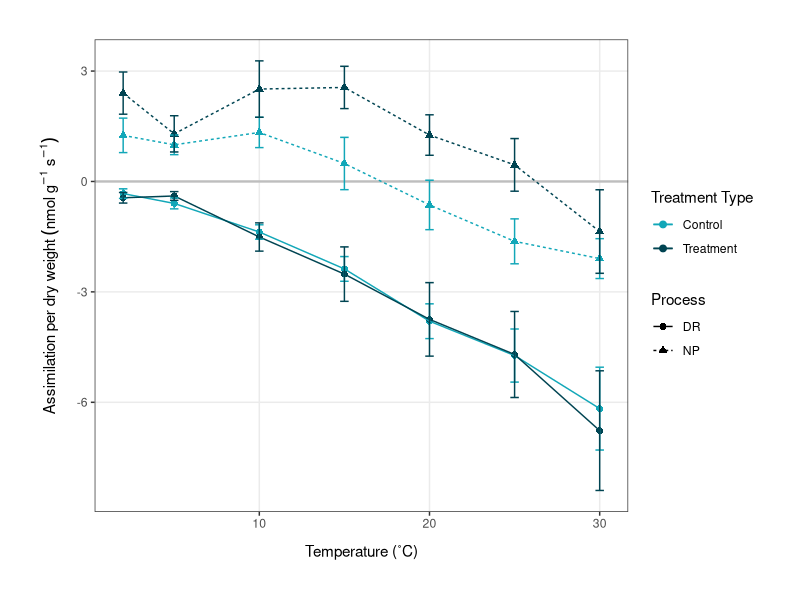
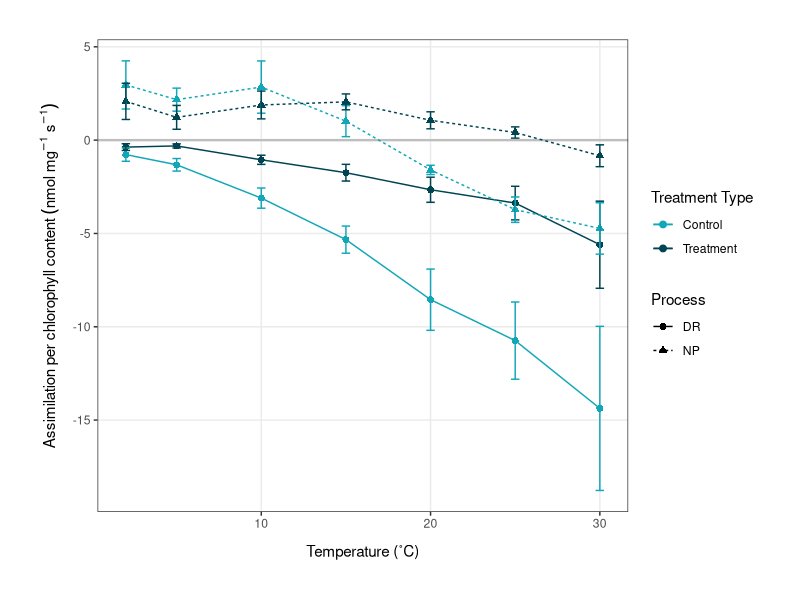
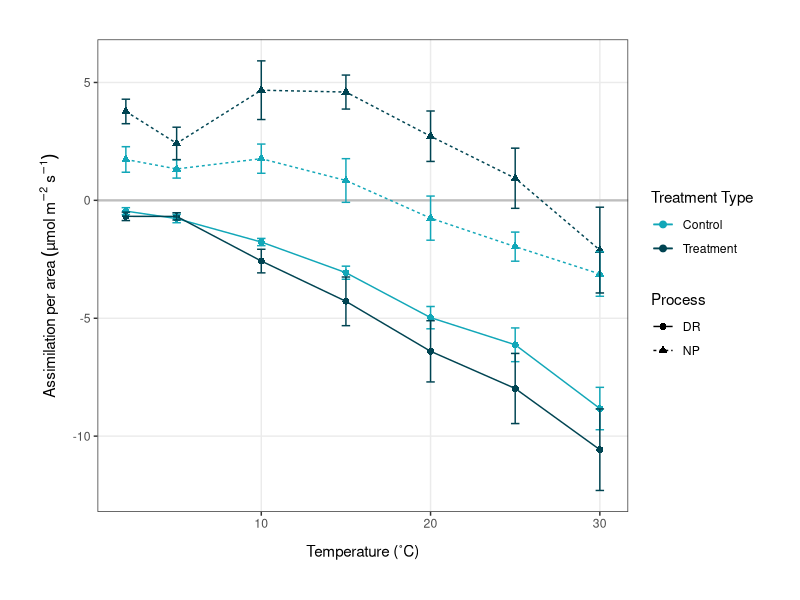
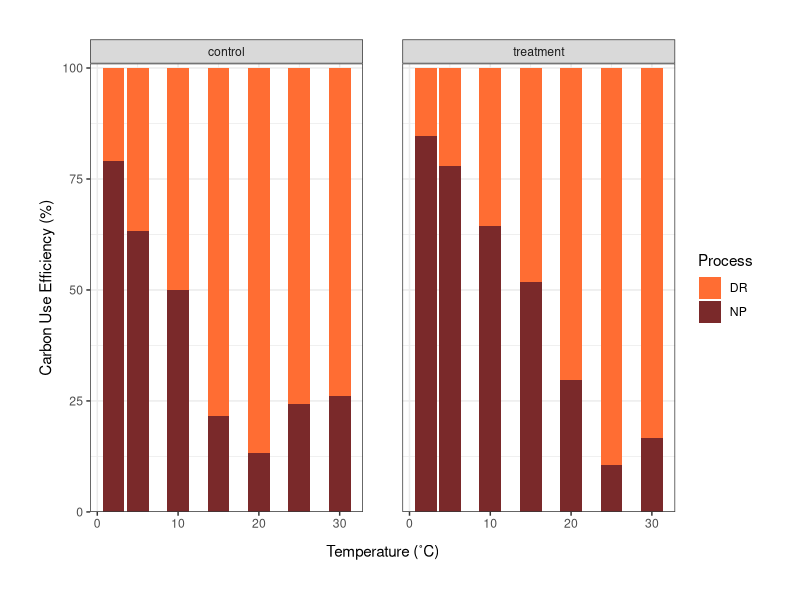
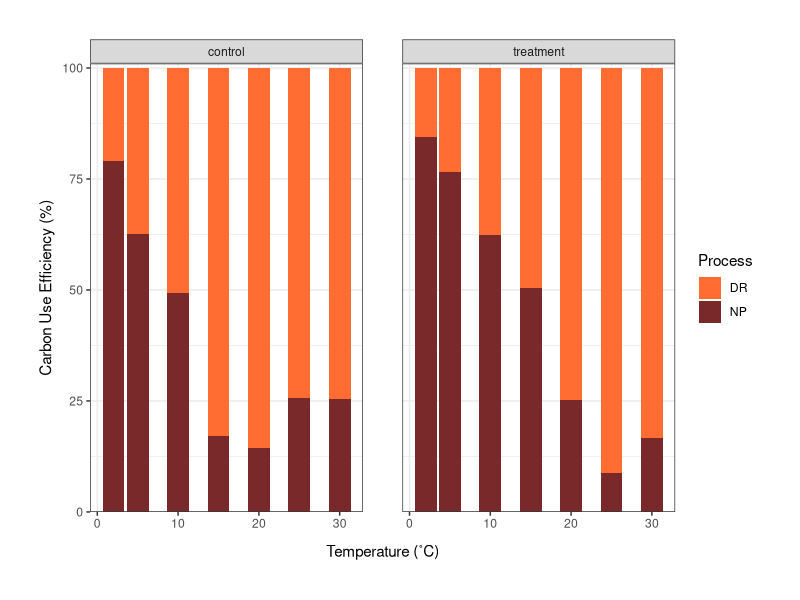
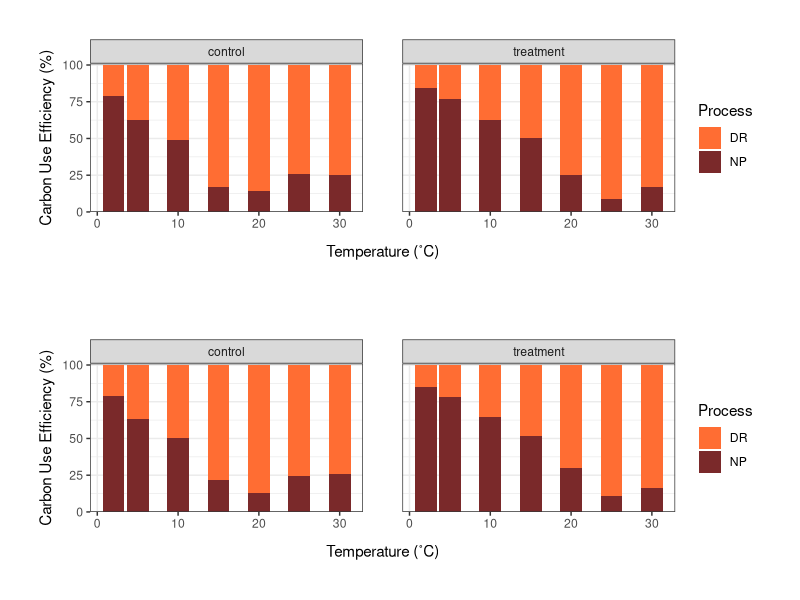
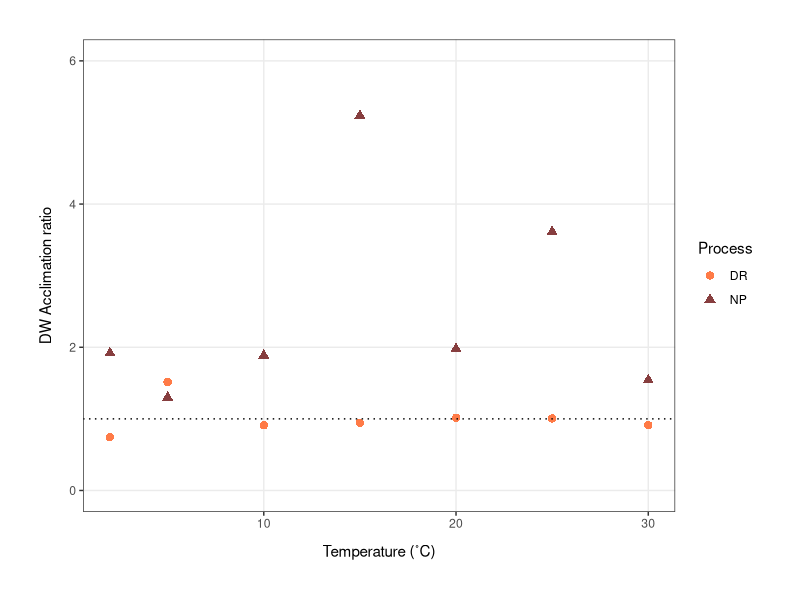
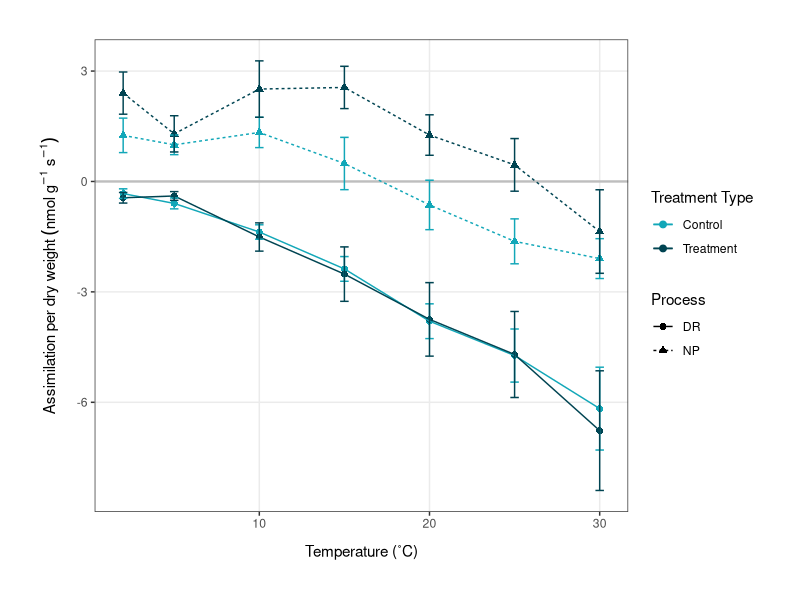

Write R code to recreate these figures, in order. (Note: this script raises an error after producing the figures.)
# Plots for Hallett publication 
# Emma Gemal, s1758915@sms.ed.ac.uk
# University of Edinburgh 

### Library ----
library(tidyverse)
library(lme4)
library(ggeffects)
library(ggpubr)
library(plotrix)
library(gridExtra)
library(patchwork)

### Temperature Response Curves ----
avgdata <- read.csv("Data/np_dr_averages.csv", header = TRUE)
str(avgdata)

avgdata <- avgdata %>% 
              mutate(treatment_type = as.factor(treatment_type),
                     type = as.factor(type))
str(avgdata)

# plotting temperature response curves using dry weight  
(dw_plot <- ggplot(avgdata, aes(x = temp, y = avgDW, color = treatment_type)) +
              geom_hline(yintercept = 0, color = "grey", size = 0.8) +  # optional to keep              
              geom_point(aes(shape = type), size = 2) +
              geom_line(aes(linetype = type)) +
              ylab(label = expression(Assimilation~per~dry~weight~(nmol~g^-1~s^-1))) +
              xlab(label = "Temperature (˚C)") +              
              geom_errorbar(aes(ymin = avgDW-se_DW, ymax = avgDW+se_DW), width = 0.5) +
              theme_bw() +
              theme(axis.title.x = 
                      element_text(margin = margin(t = 10, r = 0, b = 0, l = 0)),
                    axis.title.y = 
                      element_text(margin = margin(t = 0, r = 10, b = 0, l = 0)),
                    panel.grid.minor = element_blank()) +
              theme(plot.margin = unit(c(1, 1, 1, 1), "cm")) + 
              scale_color_manual(values = c("#12A7B8", "#004452"),
                                 name = c("Treatment Type", "Process"),
                                 labels = c("Control", "Treatment")) +
              scale_linetype_discrete(name = c("Process", "Treatment Type")) +
              scale_shape_discrete(name = c("Process", "Treatment Type")))  

ggsave("Figures/t_response_DW.png", plot = dw_plot, 
       width = 6.8, height = 5.2, units = "in")

# plotting curves using chlorophyll content 
(chl_plot <- ggplot(avgdata, aes(x = temp, y = avgChl, color = treatment_type)) +
                geom_hline(yintercept = 0, color = "grey", size = 0.8) +  # optional to keep              
                geom_point(aes(shape = type), size = 2) +
                geom_line(aes(linetype = type)) +
                geom_errorbar(aes(ymin = avgChl-se_Chl, ymax = avgChl+se_Chl), width = 0.5) +
                ylab(label = 
                       expression(Assimilation~per~chlorophyll~content~(nmol~mg^-1~s^-1))) +
                xlab(label = "Temperature (˚C)") +              
                theme_bw() +
                theme(axis.title.x = 
                        element_text(margin = margin(t = 10, r = 0, b = 0, l = 0)),
                      axis.title.y = 
                        element_text(margin = margin(t = 0, r = 7, b = 0, l = 0)), 
                      panel.grid.minor = element_blank()) +
                theme(plot.margin = unit(c(1, 1, 1, 1), "cm")) + 
                scale_color_manual(values = c("#12A7B8", "#004452"),
                                   name = c("Treatment Type", "Process"),
                                   labels = c("Control", "Treatment")) +
                scale_linetype_discrete(name = c("Process", "Treatment Type")) +
                scale_shape_discrete(name = c("Process", "Treatment Type")) +
                scale_y_continuous(breaks = seq(-20, 10, 5)))

ggsave("Figures/t_response_chl.png", plot = chl_plot, 
       width = 6.8, height = 5.2, units = "in")

# plotting curves using surface area  
(sa_plot <- ggplot(avgdata, aes(x = temp, y = avgSA, color = treatment_type)) +
                geom_hline(yintercept = 0, color = "grey", size = 0.8) +  # optional to keep              
                geom_point(aes(shape = type), size = 2) +
                geom_line(aes(linetype = type)) +
                geom_errorbar(aes(ymin = avgSA-se_SA, ymax = avgSA+se_SA), width = 0.5) +
                ylab(label = 
                       expression(Assimilation~per~area~(µmol~m^-2~s^-1))) +
                xlab(label = "Temperature (˚C)") +              
                theme_bw() +
                theme(axis.title.x = 
                        element_text(margin = margin(t = 10, r = 0, b = 0, l = 0)),
                      axis.title.y = 
                        element_text(margin = margin(t = 0, r = 7, b = 0, l = 0)), 
                      panel.grid.minor = element_blank()) +
                theme(plot.margin = unit(c(1, 1, 1, 1), "cm")) + 
                scale_color_manual(values = c("#12A7B8", "#004452"),
                                   name = c("Treatment Type", "Process"),
                                   labels = c("Control", "Treatment")) +
                scale_linetype_discrete(name = c("Process", "Treatment Type")) +
                scale_shape_discrete(name = c("Process", "Treatment Type")) +
                scale_y_continuous(breaks = seq(-20, 10, 5)))

ggsave("Figures/t_response_sa.png", plot = sa_plot, 
       width = 6.8, height = 5.2, units = "in")


### Carbon Gain Efficiency ----
cgain <- read.csv("Data/c_gainSA.csv") 
str(cgain)

# making stacked plots of DR:NP 
(stacked_SA <- ggplot(cgain, aes(x = temp, y = percent, fill = type)) +
                  geom_bar(position = "fill", stat = "identity") +
                  ylab(label = "Carbon Use Efficiency (%)") +
                  xlab(label = "Temperature (˚C)") +              
                  facet_wrap(~treatment_type, nrow = 1) +
                  theme_bw() +
                  theme(axis.title.x = 
                          element_text(margin = margin(t = 10, r = 0, b = 0, l = 0)),
                        axis.title.y = 
                          element_text(margin = margin(t = 0, r = 5, b = 0, l = 0))) +
                  theme(plot.margin = unit(c(1, 1, 1, 1), "cm"),
                        panel.spacing = unit(1, "cm")) + 
                  scale_fill_manual(values = c("#FF6D33", "#7A292A"),
                                    name = "Process") +  # could change the name 
                  scale_y_continuous(expand = expansion(mult = c(0, 0.01)),
                                     labels = scales::percent_format(suffix = "")))  # OR
              #    scale_y_continuous(expand = c(0,0)))

ggsave("Figures/c_gain_SA.png", plot = stacked_SA, 
       width = 7.5, height = 5, units = "in")

# using dry weight instead 
cgain_dw <- read.csv("Data/c_gain_long.csv") 
str(cgain_dw)

# making stacked plots of DR:NP 
(stacked_DW <- ggplot(cgain_dw, aes(x = temp, y = percent, fill = type)) +
                  geom_bar(position = "fill", stat = "identity") +
                  ylab(label = "Carbon Use Efficiency (%)") +
                  xlab(label = "Temperature (˚C)") +              
                  facet_wrap(~treatment_type, nrow = 1) +
                  theme_bw() +
                  theme(axis.title.x = 
                          element_text(margin = margin(t = 10, r = 0, b = 0, l = 0)),
                        axis.title.y = 
                          element_text(margin = margin(t = 0, r = 5, b = 0, l = 0))) +
                  theme(plot.margin = unit(c(1, 1, 1, 1), "cm"),
                        panel.spacing = unit(1, "cm")) + 
                  scale_fill_manual(values = c("#FF6D33", "#7A292A"),
                                    name = "Process") +  # could change the name 
                  scale_y_continuous(expand = expansion(mult = c(0, 0.01)),
                                     labels = scales::percent_format(suffix = "")))  # OR
              #    scale_y_continuous(expand = c(0,0)))

ggsave("Figures/c_gain_DW.png", plot = stacked_DW, 
       width = 7.5, height = 5, units = "in")


grid.arrange(stacked_DW, stacked_SA, nrow = 2)


### Acclimation Ratios ----
ratios <- read.csv("Data/acclimation_ratios.csv")

(DWratio_plot <- ggplot(ratios, aes(x = temp, y = DWt.c)) +
                    geom_point(aes(color = type, shape = type), size = 2.5, alpha = 0.9) +
                    geom_hline(yintercept = 1, linetype = "dotted") +
                    ylab(label = "DW Acclimation ratio") +
                    xlab(label = "Temperature (˚C)") +
                    theme_bw() +
                    theme(axis.title.x = 
                            element_text(margin = margin(t = 10, r = 0, b = 0, l = 0)),
                          axis.title.y = 
                            element_text(margin = margin(t = 0, r = 10, b = 0, l = 0)),
                          panel.grid.minor = element_blank()) +
                    theme(plot.margin = unit(c(1, 1, 1, 1), "cm")) +
                    scale_color_manual(values = c("#FF6D33", "#7A292A"),
                                       name = "Process") +
                    scale_shape_discrete(name = "Process") + # can change the name
                    scale_y_continuous(limits = c(0, 6)))

ggsave("Figures/DWacclim_ratio_plot.png", plot = DWratio_plot, 
       width = 6.5, height = 5, units = "in")


(SAratio_plot <- ggplot(ratios, aes(x = temp, y = SAt.c)) +
                    geom_point(aes(color = type, shape = type), size = 2.5, alpha = 0.9) +
                    geom_hline(yintercept = 1, linetype = "dotted") +
                    ylab(label = "SA Acclimation ratio") +
                    xlab(label = "Temperature (˚C)") +
                    theme_bw() +
                    theme(axis.title.x = 
                            element_text(margin = margin(t = 10, r = 0, b = 0, l = 0)),
                          axis.title.y = 
                            element_text(margin = margin(t = 0, r = 10, b = 0, l = 0)),
                          panel.grid.minor = element_blank()) +
                    theme(plot.margin = unit(c(1, 1, 1, 1), "cm")) +
                    scale_color_manual(values = c("#FF6D33", "#7A292A"),
                                       name = "Process") +
                    scale_shape_discrete(name = "Process") + # can change the name
                    scale_y_continuous(limits = c(0, 6)))

ggsave("Figures/SAacclim_ratio_plot.png", plot = SAratio_plot, 
       width = 6.5, height = 5, units = "in")

grid.arrange(SAratio_plot, DWratio_plot, ncol = 2)


### Light Response Curves ----
light <- read.csv("Data/full_lightresponses_revised.csv") 
str(light)

# calculating averages, standard deviation and standard error
light_sum <- light %>% 
                group_by(Lcuv, treatment_type) %>% 
                mutate(seCO2 = std.error(CO2)) %>% 
                summarise(avgCO2 = mean(CO2),
                          seCO2 = mean(seCO2)) %>% 
                na.omit()

light_sum2 <- light %>% 
  group_by(Lcuv, treatment_type) %>% 
  summarise(avgCO2 = mean(CO2),
            sdCO2 = sd(CO2)) %>%    # if I want to SD instead of SE
  na.omit()


# plotting the light response curves
(light_plots <- ggplot(light_sum, aes(x = Lcuv, y = avgCO2)) +
                  geom_hline(yintercept = 0, size = 0.5, linetype = "dotted") +               
                  geom_point(aes(color = treatment_type), size = 2.2) +
                  geom_line(aes(color = treatment_type)) +
                  geom_errorbar(aes(ymin = avgCO2-seCO2, ymax = avgCO2+seCO2, 
                                    color = treatment_type, width = 20), alpha = 0.8) + 
                  ylab(label = expression(paste(
                    "\u0394", "CO"[2], " (rel. ppm)"))) +  # check units 
                  xlab(label = expression(paste(
                    "PPFD ", "(µmol ", "m"^-2, " s"^-1, ")"))) +
                  theme_bw() +
                  theme(panel.grid.minor = element_blank(),
                        axis.title.x = 
                          element_text(margin = margin(t = 10, r = 0, b = 0, l = 0))) +
                  theme(plot.margin = unit(c(1, 1, 1, 1), "cm")) +
                  scale_color_manual(values = c("#12A7B8", "#004452"),
                                     name = "Treatment Type",
                                     labels = c("Control", "Treatment"))) 

ggsave("Figures/light_response.png", plot = light_plots, 
       width = 7, height = 5.5, units = "in")


### Seasonal Changes ----
## NP, DR and GP
season_long <- read.csv("Data/season_long.csv")

str(season_long)
season_long <- season_long %>% 
                  mutate(date = as.Date(date, format = "%d/%m/%Y"))
str(season_long)

(season_plot <- ggplot(season_long, aes(x = date, y = rate, group = type)) +
                  geom_point(aes(color = type), size = 2.2) +
                  geom_line(aes(color = type)) +
                  geom_hline(aes(yintercept = 0), linetype = "dotted") +
                  geom_errorbar(aes(ymin = rate-se, ymax = rate+se, color = type), 
                                width = 1) +
                  ylab(label = expression(paste(
                    "CO"[2], " exchange (µmol ", "m"^-2, " s"^-1, ")"))) +  
                  xlab(label = "Date") +
                  theme_bw() +
                  theme(axis.title.x = 
                          element_text(margin = margin(t = 10, r = 0, b = 0, l = 0)),
                        axis.title.y = 
                          element_text(margin = margin(t = 0, r = 7, b = 0, l = 0)), 
                        panel.grid.minor = element_blank()) +
                  theme(plot.margin = unit(c(1, 1, 1, 1), "cm")) + 
                  scale_color_manual(values = c("#FF6D33", "#B5BA4F", "#7A292A"),
                                     name = "Type"))

ggsave("Figures/season_rates.png", plot = season_plot, 
       width = 6.8, height = 5.2, units = "in")

## Chlorophyll content
chl_season <- read.csv("Data/chl_season.csv")

str(chl_season)
chl_season <- chl_season %>% 
                mutate(date = as.Date(date, format = "%d/%m/%Y")) %>% 
                dplyr::select(date, chl_mg, chl_mmol) 
                
str(chl_season)

chl_sum <- chl_season %>% 
              group_by(date) %>% 
              mutate(chl_mg_se = std.error(chl_mg),
                     chl_mmol_se = std.error(chl_mmol)) %>% 
              summarise(chl_mg = mean(chl_mg),
                        chl_mmol = mean(chl_mmol),
                        chl_mg_se = mean(chl_mg_se),
                        chl_mmol_se = mean(chl_mmol_se)) %>% 
              mutate(chl_µg = chl_mg*1000) %>% 
              na.omit()

(chl_season_plot <- ggplot(chl_sum, aes(x = date, y = chl_mg)) +
                      geom_point(fill = "#5D5F25", color = "#5D5F25", size = 2.2) +
                      geom_line(color = "#5D5F25") +
                      geom_errorbar(aes(ymin = chl_mg-chl_mg_se, ymax = chl_mg+chl_mg_se), 
                                    width = 1, color = "#5D5F25") +
                      ylab(label = expression(Chlorophyll~content~(mg~m^-2))) +  
                      xlab(label = "Date") +
                      theme_bw() +
                      theme(axis.title.x = 
                              element_text(margin = margin(t = 10, r = 0, b = 0, l = 0)),
                            axis.title.y = 
                              element_text(margin = margin(t = 0, r = 7, b = 0, l = 0)), 
                            panel.grid.minor = element_blank()) +
                      theme(plot.margin = unit(c(1, 1, 1, 1), "cm")))

ggsave("Figures/season_chl.png", plot = chl_season_plot, 
       width = 6.2, height = 5.2, units = "in")

# creating a panel of the 2 plots 
panel <- grid.arrange(season_plot, chl_season_plot, ncol = 2, padding = 0, widths = c(1.3, 1))
ggsave("Figures/season_panel.png", plot = panel, width = 12, height = 5.5, units = "in")


# 2 y-axis plot instead of panel 
combo <- read.csv("Data/season_chl_combo.csv")

str(combo)
combo <- combo %>% 
            mutate(date = as.Date(date, format = "%d/%m/%Y")) %>% 
            na.omit()
str(combo)

coeff <- 100
(mixed_plot <- ggplot(combo, aes(x = date)) +
                  geom_point(aes(y = rate, color = type)) +
                  geom_line(aes(y = rate, color = type)) +
                  geom_point(aes(y = chl_mg / coeff), color = "#5D5F25") +
                  geom_line(aes(y = chl_mg / coeff), color = "#5D5F25") +
                  xlab(label = "Date") +
                  theme_bw() +
                  scale_y_continuous(name = expression(paste(
                                            "CO"[2], " exchange (µmol ", "m"^-2, " s"^-1, ")")),
                                     sec.axis = sec_axis(~.*coeff, 
                                                         name = 
                                                         expression(paste(
                                                "Chlorophyll content (mg ", "m"^-2, ")")))) +
                  theme(axis.title.x = 
                          element_text(margin = margin(t = 10, r = 0, b = 0, l = 0)),
                        axis.title.y = 
                          element_text(margin = margin(t = 0, r = 7, b = 0, l = 0)),
                        axis.title.y.right = element_text(vjust = 3), 
                        panel.grid.minor = element_blank()) +
                  theme(plot.margin = unit(c(1, 1, 1, 1), "cm")) + 
                  scale_color_manual(values = c("#5D5F25", "#7A292A", "#B5BA4F", "#FF6D33"),
                                     name = "Type",
                                     labels = c("Chlorophyll", "DR", "GP", "NP")))

ggsave("Figures/combo_season.png", plot = mixed_plot, 
       width = 6.8, height = 5.2, units = "in")


### Climate Data ----
climate <- read.csv("Data/climate_combo.csv")

str(climate)
climate$date_time <- as.POSIXct(climate$date_time)
str(climate)

# plotting only 2004/2005 season
climate <- climate %>% 
              filter(season == "2004/5")
summary(climate)

(temp2004 <- ggplot(climate, aes(x = date_time, y = temp)) +   
                geom_line(color = "#F0A202") +
                geom_smooth(method = "lm", se = TRUE, color = "#A26C02") +
                ylab(label = "Temperature (˚C)") +
                xlab(label = "Date") +
                theme_bw() +
                theme(legend.position = "none",
                      axis.title.x = 
                        element_text(margin = margin(t = 10, r = 0, b = 0, l = 0)),
                      axis.title.y = 
                        element_text(margin = margin(t = 0, r = 10, b = 0, l = 0))) +
                theme(plot.margin = unit(c(1, 1, 1, 1), "cm")) +
                scale_x_datetime(date_labels = "%b", date_breaks = "1 month"))

ggsave("Figures/temp_plot.png", plot = temp2004, 
       width = 7.5, height = 5.5, units = "in")

### Microclimate Data ----
microlog <- read.csv("Data/microclimate.csv")

str(microlog)
microlog <- microlog %>% 
  dplyr::select("Date", "Time", "Inside.temp", "Outside.temp", "ground.temp",
                "inside.humidity", "Outside.humidity") %>% 
  rename(Ground.temp = ground.temp,
         Inside.humidity = inside.humidity) %>% 
  unite("date_time", c("Date", "Time"), remove = FALSE, sep = " ") %>% 
  mutate(date_time = as.POSIXct(date_time, format = "%d/%m/%Y %H:%M")) %>% 
  mutate(Inside.temp = as.numeric(Inside.temp)) %>% 
  mutate(Outside.temp = as.numeric(Outside.temp)) %>% 
  mutate(Ground.temp = as.numeric(Ground.temp)) %>% 
  mutate(Inside.humidity = as.numeric(Inside.humidity)) %>% 
  mutate(Outside.humidity = as.numeric(Outside.humidity))

# plotting outside temperatures
(outside_temp <- ggplot(microlog, aes(x = date_time, y = Outside.temp)) +
    geom_line(size = 0.7, color = "#FF6D33") +
    ylab(label = "Temperature (˚C)") +
    xlab(label = "Date") +
    theme_bw() +
    theme(axis.title.x = 
            element_text(margin = margin(t = 10, r = 0, b = 0, l = 0)),
          axis.title.y = 
            element_text(margin = margin(t = 0, r = 10, b = 0, l = 0)),
          panel.grid.minor = element_blank()) +
    theme(plot.margin = unit(c(1, 1, 1, 1), "cm")))

# plotting ground temperatures
(ground_temp <- ggplot(microlog, aes(x = date_time, y = Ground.temp)) +
    geom_line(size = 0.7, color = "#E64100") +
    ylab(label = "Temperature (˚C)") +
    xlab(label = "Date") +
    theme_bw() +
    theme(axis.title.x = 
            element_text(margin = margin(t = 10, r = 0, b = 0, l = 0)),
          axis.title.y = 
            element_text(margin = margin(t = 0, r = 10, b = 0, l = 0)),
          panel.grid.minor = element_blank()) +
    theme(plot.margin = unit(c(1, 1, 1, 1), "cm")))

# plotting inside temperatures
(inside_temp <- ggplot(microlog, aes(x = date_time, y = Inside.temp)) +
    geom_line(size = 0.7, color = "#FF9166") +
    ylab(label = "Temperature (˚C)") +
    xlab(label = "Date") +
    theme_bw() +
    theme(axis.title.x = 
            element_text(margin = margin(t = 10, r = 0, b = 0, l = 0)),
          axis.title.y = 
            element_text(margin = margin(t = 0, r = 10, b = 0, l = 0)),
          panel.grid.minor = element_blank()) +
    theme(plot.margin = unit(c(1, 1, 1, 1), "cm")))

# plotting outside relative humidity (DON'T INCLUDE)
(outside_rh <- ggplot(microlog, aes(x = date_time, y = Outside.humidity)) +
    geom_line())

# plotting inside relative humidity 
(inside_rh <- ggplot(microlog, aes(x = date_time, y = Inside.humidity)) +
    geom_line())

panel <- ggarrange(inside_temp, outside_temp, ground_temp, labels = c("A", "B", "C"),
                   nrow = 1)
panel2 <- ggarrange(inside_temp, outside_temp, ground_temp, labels = c("A", "B", "C"),
                    nrow = 2, ncol = 2)

ggsave("Figures/microclimate_panel_tall.png", plot = panel2, width = 8, height = 8, units = "in")


### Water Content Curves ----
water <- read.csv("Data/water_content_full.csv")
str(water)
water <- water %>% 
  pivot_longer(cols = c(1:2),
               names_to = "type",
               names_prefix = "CO2_",
               values_to = "CO2")

(water_curves <- ggplot(water, aes(x = weight, y = CO2)) +
    geom_point(aes(color = type, shape = type), size = 2.5) +
    geom_line(aes(color = type), size = 0.5) +
    facet_wrap(~treatment_type, scales = "free") +
    ylab(label = expression(paste("\u0394", "CO"[2], " (rel. ppm)"))) +
    xlab(label = "Weight (g)") +
    theme_bw() +
    theme(axis.title.x = 
            element_text(margin = margin(t = 10, r = 0, b = 0, l = 0)),
          axis.title.y = 
            element_text(margin = margin(t = 0, r = 10, b = 0, l = 0)),
          panel.grid.minor = element_blank()) +
    theme(plot.margin = unit(c(1, 1, 1, 1), "cm")) +
    scale_color_manual(values = c("#FF6D33", "#7A292A"),
                       name = "Process") +
    scale_shape_discrete(name = "Process"))

ggsave("Figures/water_content.png", plot = water_curves, width = 9, height = 6, units = "in")
